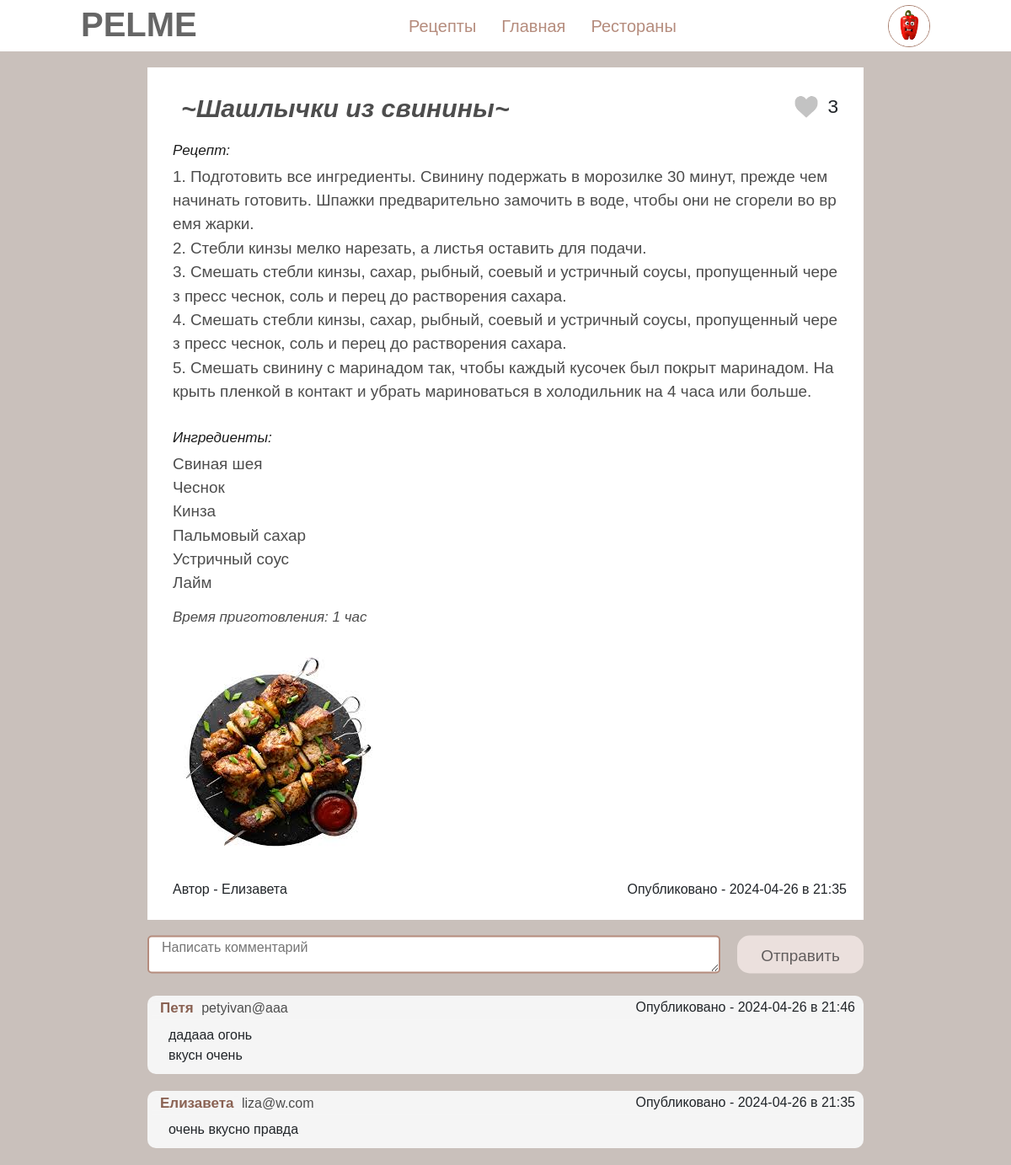
The page /read_recipe/1 (signed in) on the database its author committed.
### data/users.py (models this page shows, shortened)
class User(SqlAlchemyBase, UserMixin):
    __tablename__ = 'users'
    id = sqlalchemy.Column(sqlalchemy.Integer, primary_key=True, autoincrement=True)
    name = sqlalchemy.Column(sqlalchemy.String, nullable=True)
    surname = sqlalchemy.Column(sqlalchemy.String, nullable=True)
    avatar = sqlalchemy.Column(sqlalchemy.String, nullable=True)
    email = sqlalchemy.Column(sqlalchemy.String, unique=True, nullable=True)
    level = sqlalchemy.Column(sqlalchemy.String, nullable=True)
    liked_recipes = sqlalchemy.Column(sqlalchemy.String, nullable=True)
    hashed_password = sqlalchemy.Column(sqlalchemy.String, nullable=True)
    modified_date = sqlalchemy.Column(sqlalchemy.DateTime, default=datetime.datetime.now)
    recipes = orm.relationship("Recipes", back_populates='user')

### data/recipes.py (models this page shows)
class Recipes(SqlAlchemyBase):
    __tablename__ = 'recipes'
    id = sqlalchemy.Column(sqlalchemy.Integer, primary_key=True, autoincrement=True)
    name = sqlalchemy.Column(sqlalchemy.String, nullable=True)
    text = sqlalchemy.Column(sqlalchemy.String, nullable=True)
    ingredients = sqlalchemy.Column(sqlalchemy.String, nullable=True)
    time = sqlalchemy.Column(sqlalchemy.String, nullable=True)
    photo = sqlalchemy.Column(sqlalchemy.String, nullable=True)
    count_likes = sqlalchemy.Column(sqlalchemy.String, nullable=True)
    users_likes = sqlalchemy.Column(sqlalchemy.String, nullable=True)
    modified_date = sqlalchemy.Column(sqlalchemy.DateTime, default=datetime.datetime.now)
    is_private = sqlalchemy.Column(sqlalchemy.Boolean, default=True)
    user_id = sqlalchemy.Column(sqlalchemy.Integer, sqlalchemy.ForeignKey("users.id"))
    user = orm.relationship('User')

### data/comments.py (models this page shows)
class Comments(SqlAlchemyBase):
    __tablename__ = 'comments'
    id = sqlalchemy.Column(sqlalchemy.Integer, primary_key=True, autoincrement=True)
    comment = sqlalchemy.Column(sqlalchemy.String, nullable=True)
    count_likes = sqlalchemy.Column(sqlalchemy.String, nullable=True)
    users_likes = sqlalchemy.Column(sqlalchemy.String, nullable=True)
    modified_date = sqlalchemy.Column(sqlalchemy.DateTime, default=datetime.datetime.now)
    user_id = sqlalchemy.Column(sqlalchemy.Integer, sqlalchemy.ForeignKey("users.id"))
    recipe_id = sqlalchemy.Column(sqlalchemy.Integer, sqlalchemy.ForeignKey("recipes.id"))
    user = orm.relationship('User')
    recipe = orm.relationship('Recipes')

### main.py (the view)
@app.route('/read_recipe/<int:id>', methods=['GET','POST'])  # страница с самим рецетом и комментариями к нему
def read_recipe(id):
    db_sess = db_session.create_session()
    recipe = db_sess.query(Recipes).filter(Recipes.id == id).first()
    comments = db_sess.query(Comments).filter(Comments.recipe_id == id).order_by(Comments.modified_date.desc()).all()
    user_name = db_sess.query(User).filter(User.id == recipe.user_id).first().name
    list_liked_recipes = []
    if current_user.is_authenticated:  # чтобы отобразить, что пользователь лайкнул рецепт
        list_liked_recipes = [int(i) for i in current_user.liked_recipes.split(',') if i != '']
    return render_template('read_recipe.html', recipe=recipe, user_name=user_name,  user=User,
                           db_sess=db_sess, comments=comments, list_recipes=list_liked_recipes)

### data/db_session.py (called while the page is built)
def create_session() -> Session:
    global __factory
    return __factory()

### main.py (called while the page is built)
@login_manager.user_loader
def load_user(user_id):
    db_sess = db_session.create_session()
    return db_sess.query(User).get(user_id)

### templates/read_recipe.html (shortened to what this page needs)
{% extends "base.html" %}
{% block content %}
<link rel="stylesheet" href="/static/css/read_recipe.css">
<div class="field">
    <form class="form-btn" id="likes" action="/change_likes" method="post">
        <div class="in-line-name">
            <h1 class="name">~{{ recipe.name }}~</h1>
            <div class="likes-inline">
                {% if recipe.id in list_recipes %}
                <button class="photo-btn-like"><img src="/static/images/red_heart.png"></button>
                {% else %}
                <button class="photo-btn-like"><img src="/static/images/grey_heart.png"></button>
                {% endif %}
                <div class="likes">{{ recipe.count_likes }}</div>
            </div>
        </div>
    </form>
    <div class="recipe-just">Рецепт:</div><br>
    <div class="recipe"><h1 class="text">{{recipe.text}}</h1></div>
    <div class="ingredients-just">Ингредиенты:</div><br>
    <div class="ingredients"><h1 class="text">{{recipe.ingredients}}</h1></div>
    <div class="time">Время приготовления: {{recipe.time}}</div>
    {% if recipe.photo %}
        <div class="photo"><img src="{{recipe.photo}}"></div>
    {% endif %}
    <div class="author-date">
        <div class="author-recipe">Автор - {{ user_name }} </div>
        <div class="date">Опубликовано - {{ recipe.modified_date.date() }} в {{ recipe.modified_date.hour }}:{{ recipe.modified_date.minute }}</div>
    </div><br>
</div>
<form name="comment" class="comment-write" action="/write_comment/{{ recipe.id }}" method="POST">
    <textarea type="text" autocomplete="off" id="comment" placeholder="Написать комментарий" name="comment"></textarea>
    <button class="btn-send" onclick="ClearField" type="submit">Отправить</button>
</form>
<div class="comments">
    {% for item in comments %}
    <div class="comment">
        <form class="form-comment" id="show-profile" action="/profile_user_recipe/{{ item.user_id }}" method="post">
        <div class="in-line">
            <div class="inform">
                <div class="author author-email"><button class="link" type="submit">{{ db_sess.query(user).filter(user.id == item.user_id).first().name }}</button></div>
                <div class="email author-email">{{ db_sess.query(user).filter(user.id == item.user_id).first().email }}</div>
            </div>
            <div class="data author-email-data">Опубликовано - {{ item.modified_date.date() }} в {{ item.modified_date.hour }}:{{ item.modified_date.minute }}</div>
        </div>
        </form><br>
        <div class="text-comment">{{ item.comment }}</div>
    </div>
    {% endfor %}
</div>
{% endblock %}

### templates/base.html (shortened to what this page needs)
<!doctype html>
<html lang="en">
<head>
    <link rel="stylesheet"
          href="https://stackpath.bootstrapcdn.com/bootstrap/4.4.1/css/bootstrap.min.css"
>
    <link rel="stylesheet" href="/static/css/base.css">
</head>
<body>
    <header>
      <h1 class="logo">PELME</h1>
     <nav>
         <ul>
             <li><a href="/recipes">Рецепты</a></li>
             <li><a href="/">Главная</a></li>
             <li><a href="/restaurants">Рестораны</a></li>
         </ul>
     </nav>
    {% if current_user.is_authenticated %}
     <div class="avatar">
      <li><img class="img-avatar" src="{{ '/' + current_user.avatar }}">
      </li>
     </div>
   {% else %}
    <div class="buttons">
        <button class="btn-regist" type="button" onclick="location.href='regist'">Регистрация</button>
        <button class="btn-come" type="button" onclick="location.href='login'">Войти</button>
    </div>
   {% endif %}
   </header>
<main>
    {% block content %}{% endblock %}
</main>
</body>
</html>

### static/css/base.css (style rules this page uses)
* { margin: 0; padding: 0; box-sizing: border-box; font-family: sans-serif; list-style: none; text-decoration: none; }
body { background-color: #696969; }
header { background-color: #ffffff; position: fixed; top: 0; left: 0; right: 0; display: flex; justify-content: space-between; align-items: center; padding: 0 8%; z-index: 10; }
header .logo { margin-top: 5px; background-color: #ffffff; font-size: 40px; font-weight: 900; color: #666666; transition: .5s; }
header nav ul li { background-color: #ffffff; position: relative; float: left; top: 0; }
header nav ul li a { padding: 15px; color: #b58c7d; font-size: 20px; display: block; }
.phone, .email { position: relative; background-color: #696969; color: #a8a8a8; top: 30px; margin-bottom: 5px; }
.avatar { background-color: #ffffff; width: 50px; height: 50px; }
.img-avatar { background-color: #ffffff; width: 100%; height: 100%; border-radius: 70px; border: 1.5px solid #a67b6a; }
nav { background-color: #ffffff; }
div li { background-color: #ffffff; }

### rows shown on the page
User: avatar (picture)
Recipes: name "Шашлычки из свинины", count_likes "3", text "1. Подготовить все ингредиенты. Свинину подержать в морозилке 30 минут, прежде чем начинать готовить. Шпажки предварительно замочить в воде, чтобы они не сгорели во время жарки. 2. Стебли кинзы мелко нарезать, а листья оставить для подачи. 3. Смешать стебли кинзы, сахар, рыбный, соевый и устричный соусы, пропущенный через пресс чеснок, соль и перец до растворения сахара. 4. Смешать стебли кинзы, сахар, рыбный, соевый и устричный соусы, пропущенный через пресс чеснок, соль и перец до растворения сахара. 5. Смешать свинину с маринадом так, чтобы каждый кусочек был покрыт маринадом. Накрыть пленкой в контакт и убрать мариноваться в холодильник на 4 часа или больше.", ingredients "Свиная шея Чеснок Кинза Пальмовый сахар Устричный соус Лайм", time "1 час", photo (picture), modified_date "2024-04-26", modified_date.hour "21", modified_date.minute "35"
User: name "Елизавета", query "Елизавета", query "liza@w.com"
Comments: modified_date "2024-04-26", modified_date.hour "21", modified_date.minute "46", comment "дадааа огонь вкусн очень"
User: query "Петя", query "petyivan@aaa"
Comments: modified_date "2024-04-26", modified_date.hour "21", modified_date.minute "35", comment "очень вкусно правда"
